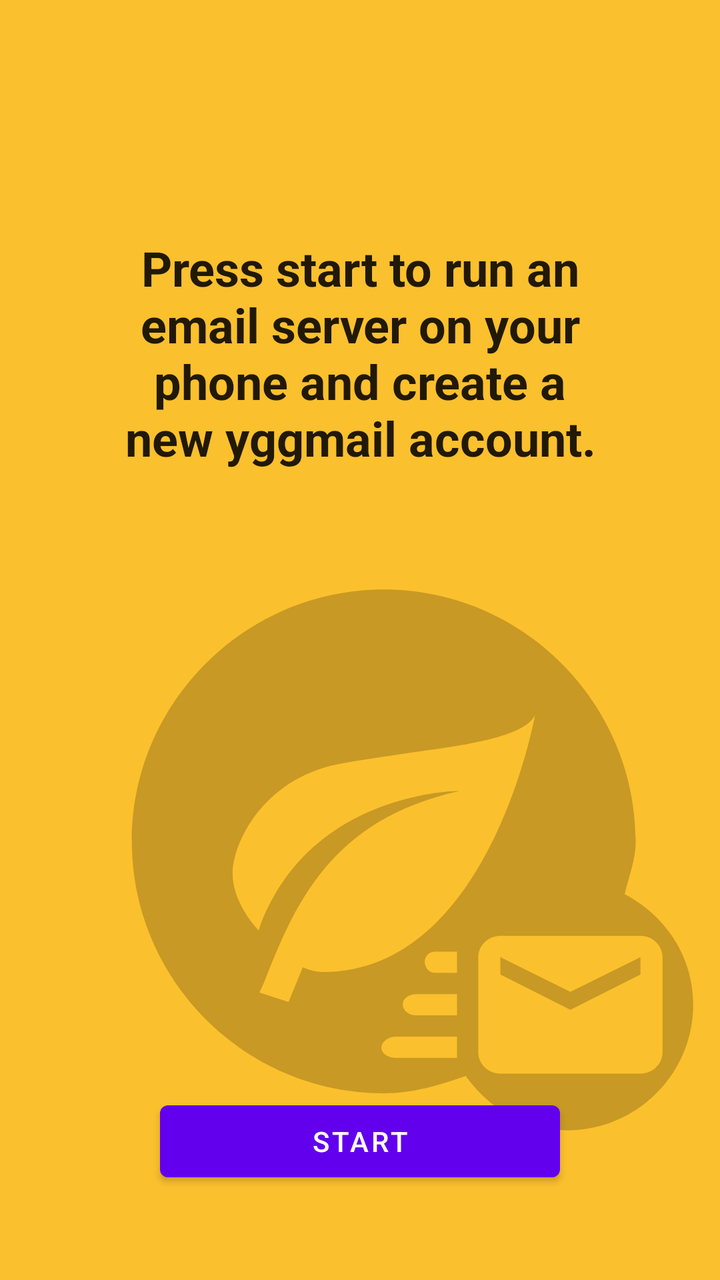
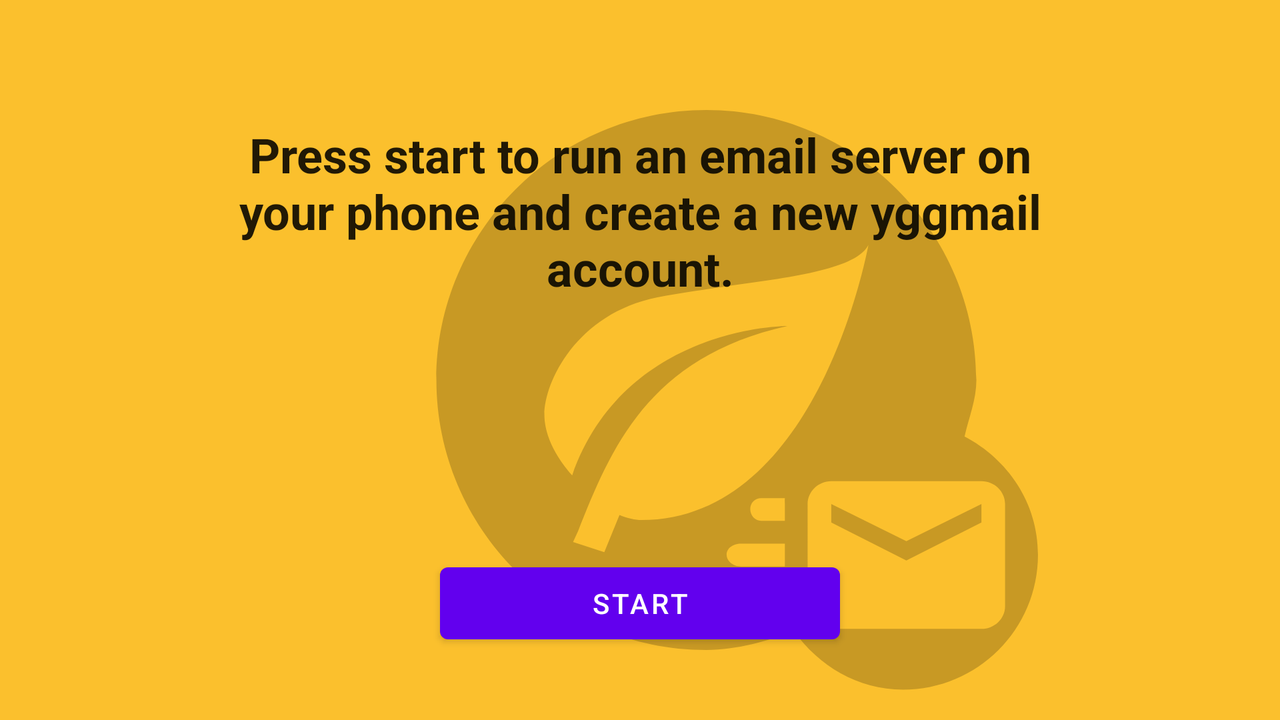

Two renders of one Android screen. The first uses the default layout on a phone; the second uses the alternative layout the repository ships for a different screen configuration, on a matching device. The two XML files are below.
<!-- AndroidManifest.xml: activity theme Theme.AndroidYggMail.NoActionBar -->
<!-- res/layout/fragment_main.xml -->
<?xml version="1.0" encoding="utf-8"?>
<androidx.constraintlayout.widget.ConstraintLayout xmlns:android="http://schemas.android.com/apk/res/android"
    xmlns:app="http://schemas.android.com/apk/res-auto"
    xmlns:tools="http://schemas.android.com/tools"
    android:layout_width="match_parent"
    android:layout_height="match_parent"
    android:background="@color/yellow_700"
    android:id="@+id/main_content_container"
    tools:context="chat.delta.androidyggmail.MainFragment">

    <androidx.constraintlayout.widget.Guideline
        android:id="@+id/guideline_vertical_first"
        android:layout_width="0dp"
        android:layout_height="0dp"
        android:orientation="vertical"
        app:layout_constraintBottom_toBottomOf="parent"
        app:layout_constraintGuide_percent="0.16"
        />
    <androidx.constraintlayout.widget.Guideline
        android:id="@+id/guideline_vertical_last"
        android:layout_width="0dp"
        android:layout_height="0dp"
        android:orientation="vertical"
        app:layout_constraintBottom_toBottomOf="parent"
        app:layout_constraintGuide_percent="0.84"
        />

    <androidx.coordinatorlayout.widget.CoordinatorLayout
        android:layout_width="match_parent"
        android:layout_height="90dp"
        android:id="@+id/snackbar_coordinator"
        app:layout_constraintTop_toTopOf="parent"
        app:layout_constraintLeft_toLeftOf="parent"
        app:layout_constraintRight_toRightOf="parent"
        >
    </androidx.coordinatorlayout.widget.CoordinatorLayout>



    <androidx.appcompat.widget.AppCompatImageView
        android:layout_width="0dp"
        android:layout_height="400dp"
        android:maxHeight="400dp"
        android:id="@+id/background_image"
        android:src="@drawable/ic_leaf_yggmail_black_transparent"
        app:layout_constraintBottom_toBottomOf="parent"
        app:layout_constraintEnd_toEndOf="parent"
        app:layout_constraintStart_toStartOf="@id/guideline_vertical_first"
        app:layout_constraintTop_toTopOf="parent"
        app:layout_constraintVertical_bias="0.95"
        >

    </androidx.appcompat.widget.AppCompatImageView>

    <androidx.appcompat.widget.AppCompatTextView
        android:id="@+id/title"
        android:layout_width="0dp"
        android:layout_height="wrap_content"
        android:text="@string/state_initial"
        android:textStyle="bold"
        android:gravity="center_horizontal"
        android:textAppearance="@style/TextAppearance.AppCompat.Headline"
        app:layout_constraintBottom_toBottomOf="parent"
        app:layout_constraintEnd_toEndOf="@id/guideline_vertical_last"
        app:layout_constraintStart_toStartOf="@id/guideline_vertical_first"
        app:layout_constraintTop_toTopOf="parent"
        app:layout_constraintVertical_bias="0.225"

        />

    <Button
        android:id="@+id/button_start"
        android:layout_width="200dp"
        android:layout_height="wrap_content"
        android:text="@string/start"
        app:layout_constraintBottom_toBottomOf="parent"
        app:layout_constraintEnd_toEndOf="parent"
        app:layout_constraintStart_toStartOf="parent"
        app:layout_constraintTop_toTopOf="@+id/background_image"
        app:layout_constraintVertical_bias="0.875"
        />
</androidx.constraintlayout.widget.ConstraintLayout>
<!-- resources referenced by this layout -->
<resources>
  <color name="yellow_700">#FBC02D</color>
  <!-- drawable ic_leaf_yggmail_black_transparent: vector/xml drawable (drawable, 2105 chars, omitted) -->
  <string name="start">Start</string>
  <string name="state_initial">Press start to run an email server on your phone and create a new yggmail account.</string>
  <style name="Theme.AndroidYggMail.NoActionBar">
          <item name="windowActionBar">false</item>
          <item name="windowNoTitle">true</item>
      </style>
</resources>
<!-- res/layout-land/fragment_main.xml (the repository's variant of the layout above) -->
<!-- drawn on the phone turned sideways -->
<?xml version="1.0" encoding="utf-8"?>
<androidx.constraintlayout.widget.ConstraintLayout xmlns:android="http://schemas.android.com/apk/res/android"
    xmlns:app="http://schemas.android.com/apk/res-auto"
    xmlns:tools="http://schemas.android.com/tools"
    android:layout_width="match_parent"
    android:layout_height="match_parent"
    android:background="@color/yellow_700"
    android:id="@+id/main_content_container"
    tools:context="chat.delta.androidyggmail.MainFragment">

    <androidx.constraintlayout.widget.Guideline
        android:id="@+id/guideline_vertical_first"
        android:layout_width="0dp"
        android:layout_height="0dp"
        android:orientation="vertical"
        app:layout_constraintBottom_toBottomOf="parent"
        app:layout_constraintGuide_percent="0.16"
        />
    <androidx.constraintlayout.widget.Guideline
        android:id="@+id/guideline_vertical_last"
        android:layout_width="0dp"
        android:layout_height="0dp"
        android:orientation="vertical"
        app:layout_constraintBottom_toBottomOf="parent"
        app:layout_constraintGuide_percent="0.84"
        />
    <androidx.constraintlayout.widget.Guideline
        android:id="@+id/guideline_horizontal"
        android:layout_width="0dp"
        android:layout_height="0dp"
        android:orientation="horizontal"
        app:layout_constraintBottom_toBottomOf="parent"
        app:layout_constraintGuide_percent="0.1"
        />


    <androidx.appcompat.widget.AppCompatImageView
        android:layout_width="0dp"
        android:layout_height="0dp"
        android:maxHeight="400dp"
        android:id="@+id/background_image"
        android:src="@drawable/ic_leaf_yggmail_black_transparent"
        app:layout_constraintBottom_toBottomOf="parent"
        app:layout_constraintEnd_toEndOf="parent"
        app:layout_constraintStart_toStartOf="@id/guideline_vertical_first"
        app:layout_constraintTop_toTopOf="@id/guideline_horizontal"
        >

    </androidx.appcompat.widget.AppCompatImageView>

    <androidx.appcompat.widget.AppCompatTextView
        android:id="@+id/title"
        android:layout_width="0dp"
        android:layout_height="wrap_content"
        android:text="@string/state_initial"
        android:textStyle="bold"
        android:gravity="center_horizontal"
        android:textAppearance="@style/TextAppearance.AppCompat.Headline"
        app:layout_constraintBottom_toBottomOf="parent"
        app:layout_constraintEnd_toEndOf="@id/guideline_vertical_last"
        app:layout_constraintStart_toStartOf="@id/guideline_vertical_first"
        app:layout_constraintTop_toTopOf="parent"
        app:layout_constraintVertical_bias="0.225"

        />

    <Button
        android:id="@+id/button_start"
        android:layout_width="200dp"
        android:layout_height="wrap_content"
        android:text="@string/start"
        app:layout_constraintBottom_toBottomOf="parent"
        app:layout_constraintEnd_toEndOf="parent"
        app:layout_constraintStart_toStartOf="parent"
        app:layout_constraintTop_toTopOf="@+id/background_image"
        app:layout_constraintVertical_bias="0.875"
        />
</androidx.constraintlayout.widget.ConstraintLayout>
